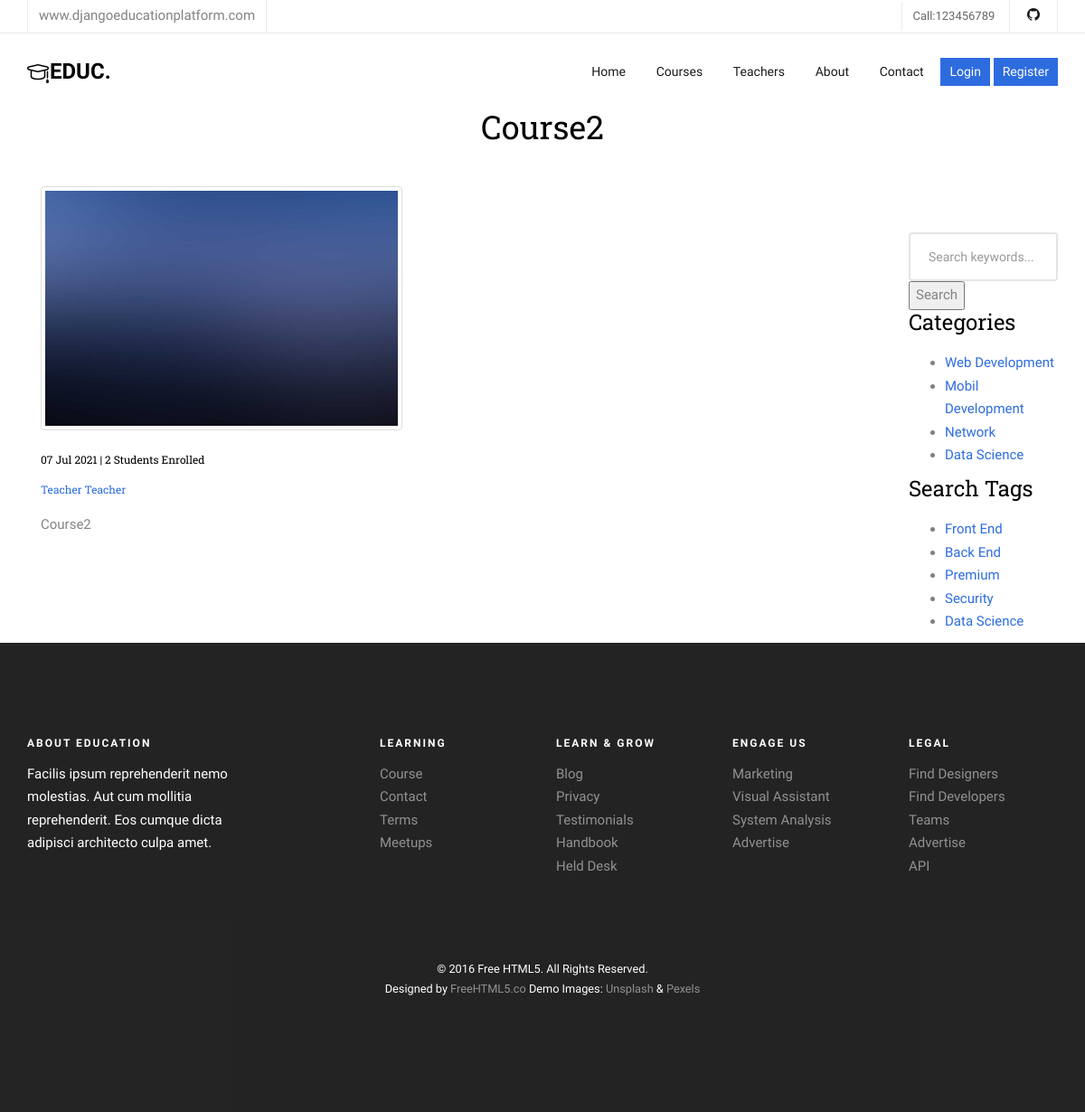
/courses/web/2, run on an earlier commit of the app's database.
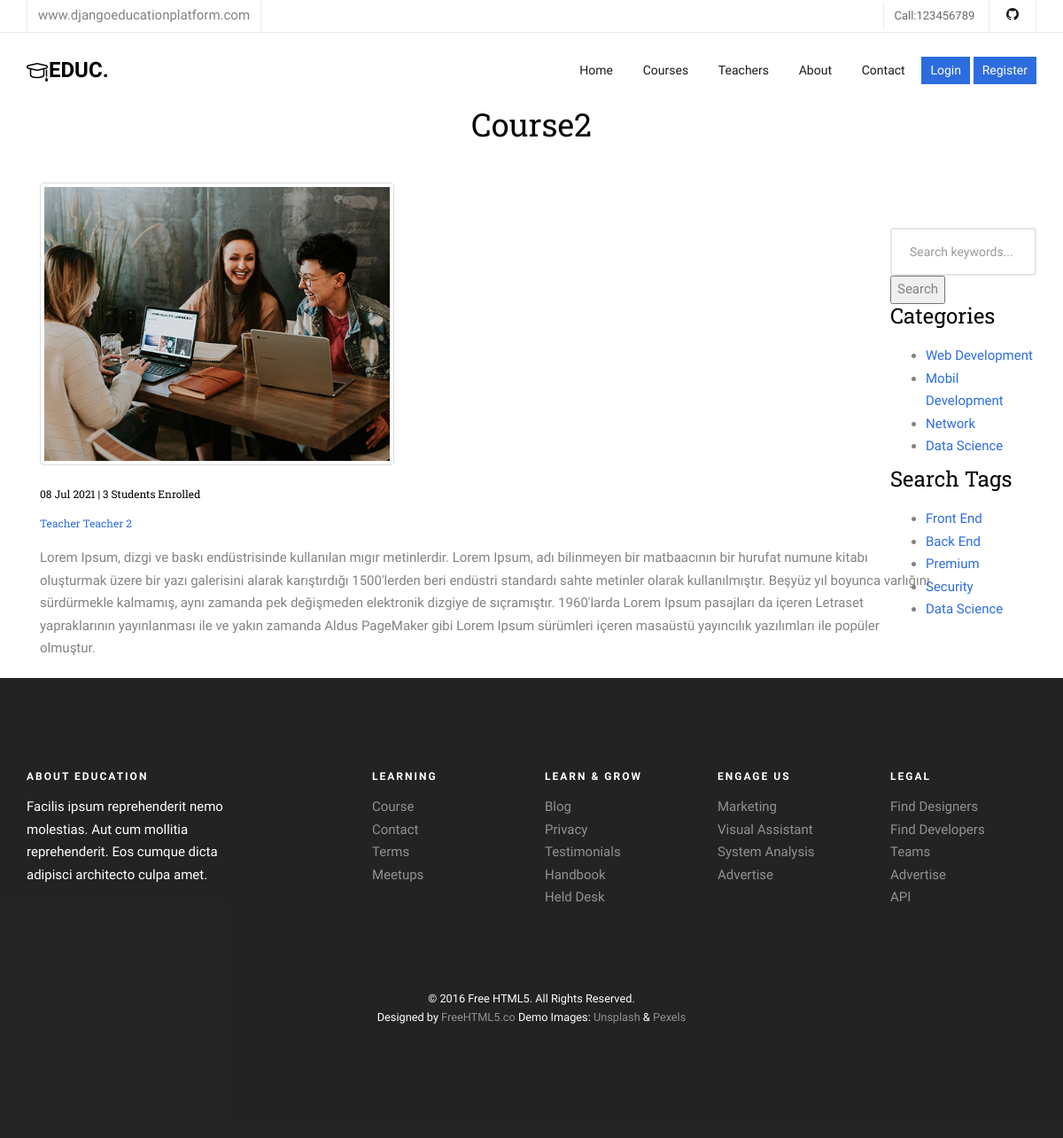
And on a later commit of the database.
### apps/courses/models.py (models this page shows, shortened)
class Course(models.Model):
    name = models.CharField(max_length=250,unique=True, verbose_name="Course Name")
    description = models.TextField(blank=True, null=True)
    image = models.ImageField(upload_to="courses/%Y%m%d/",default="courses/default.jpg")
    date = models.DateTimeField(auto_now=True)
    available = models.BooleanField(default=True)
    category = models.ForeignKey(Category, null=True, on_delete=models.DO_NOTHING)
    tags =models.ManyToManyField(Tag, blank=True, null =True)
    teacher = models.ForeignKey(Teacher, null=True, on_delete=models.CASCADE)
    students =models.ManyToManyField(User, blank=True, related_name='courses_join')

### apps/teachers/models.py (models this page shows, shortened)
class Teacher(models.Model):
    name = models.CharField(max_length=50)
    title = models.CharField(max_length=50)
    description = models.TextField(blank=True)
    image = models.ImageField(upload_to="courses/%Y/%m/%d/")
    facebook = models.URLField(max_length=100,blank=True)
    twitter = models.URLField(max_length=100,blank=True)
    linkedin = models.URLField(max_length=100,blank=True)
    youtube = models.URLField(max_length=100,blank=True)

### apps/courses/views.py (the view)
# urls.py: path('<slug:category_slug>/<int:course_id>',views.course, name="course"),
def course(request, category_slug, course_id):
    courses =Course.objects.all().order_by('-date')
    current_user =request.user
    course = Course.objects.get(category__slug=category_slug, id= course_id)
    categories = Category.objects.all()
    tags = Tag.objects.all()
    if current_user.is_authenticated:
        enrolled_courses =current_user.courses_join.all()
    else:
        enrolled_courses=courses
    user_count = course.students.count()
    print(user_count)
    context = {
        'course':course,
        'enrolled_courses': enrolled_courses,
        'categories':categories,
        'tags':tags,
        'user_count':user_count,
    }
    return render(request,'courses/course.html',context)

### apps/courses/templates/courses/course.html (shortened to what this page needs)
{% extends 'core/base.html' %}
{% load static %}
{% block content %}
	<div class="all-title-box">
		<div class="container text-center mr-5">
			<h1>{{ course.name }}</h1>
		</div>
	</div>
	<br>
    <div id="overviews" class="section wb">
        <div class="container">
            <div class="row">
				<div class="col-md-10 animate-box fadeInUp animated-fast">
					<div class="container">
						<img class="img-thumbnail" src="{{course.image.url}}" style="width: 400px;">
					<br>
					<br>
						<h6 ><span>{{course.date |date:"d M Y"}}</span><span>    |   {{user_count}} Students Enrolled </span></h6>
						<h6><a href="{% url 'teacher' course.teacher.pk %}">{{course.teacher.name}}</a></h6>
						<p class="" style=" max-width: 120ch;">{{course.description}}</p>
					</div>
					</div>
					<br>
					<br>
				<div class="col-md-2 animate-box fadeInUp animated-fast">
					<div class="widget-search">
						<div class="site-search-area">
							<form method="get" id="site-searchform" action="#">
								<div>
									<input class="input-text form-control" name="search-k" id="search-k" placeholder="Search keywords..." type="text">
									<input id="searchsubmit" value="Search" type="submit">
								</div>
							</form>
						</div>
					</div>
					<div class="widget-categories">
						<h3 class="widget-title">Categories</h3>
							<ul>
								{% for category in categories %}
								<li><a href="{% url 'category' category.slug %}">{{ category.name }}</a></li>
								{% endfor %}
							</ul>
					</div>
					<div class="widget-tags">
						<h3 class="widget-title">Search Tags</h3>
						<ul class="tags">
							{% for tag in tags %}
							<li><a href="{% url 'tag' tag.slug %}">{% if tag.slug in request.path %}<b>{{tag.name}}</b> {% else %}{{ tag.name }} {% endif %}</a></li>
							{% endfor %}
						</ul>
					</div>
				</div>
            </div>
			</div>
        </div>
    </div>
    {% endblock %}

What changed in the data, as far as the page shows it:
changed Course "Course2": image: a different picture; date "07 Jul 2021" → "08 Jul 2021"; teacher.name "Teacher Teacher" → "Teacher Teacher 2"; description "Course2" → "Lorem Ipsum, dizgi ve baskı endüstrisinde kullanılan mıgır metinlerdir. Lorem Ipsum, adı bilinmeyen bir matbaacının bir hurufat numune kitabı oluşturmak üzere bir yazı galerisini alarak karıştırdığı 1500'lerden beri endüstri standardı sahte metinler olarak kullanılmıştır. Beşyüz yıl boyunca varlığını sürdürmekle kalmamış, aynı zamanda pek değişmeden elektronik dizgiye de sıçramıştır. 1960'larda Lorem Ipsum pasajları da içeren Letraset yapraklarının yayınlanması ile ve yakın zamanda Aldus PageMaker gibi Lorem Ipsum sürümleri içeren masaüstü yayıncılık yazılımları ile popüler olmuştur."
Also different on the page:
{{ user_count }}: "2" → "3"
